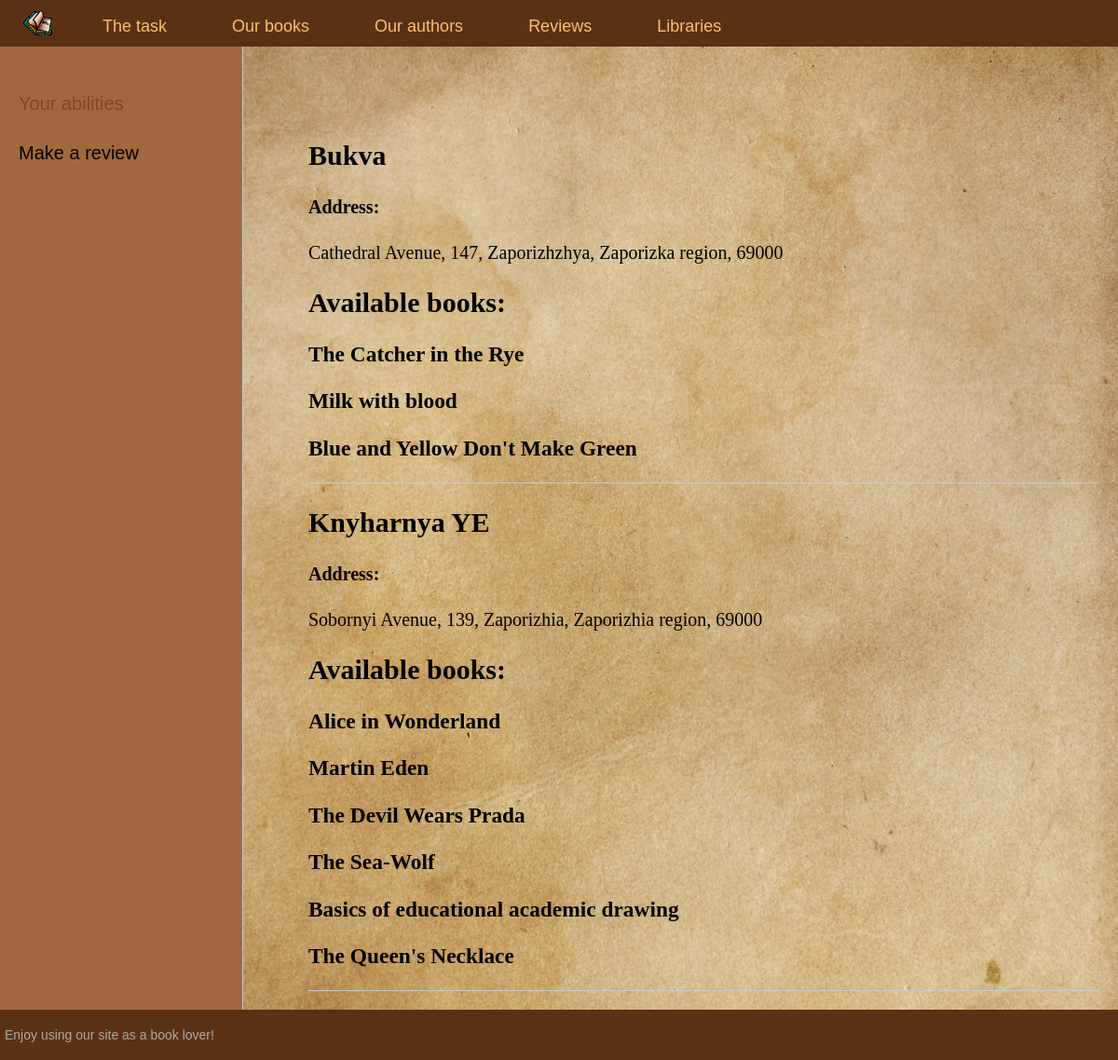
/library/, run on the app's committed database.
### book/models.py (models this page shows, shortened)
class Library(models.Model):
    name = models.CharField(max_length=100)
    available_books = models.ManyToManyField(Book)
    address = models.CharField(max_length=255)

class Book(models.Model):
    name = models.CharField(max_length=100)
    genre = models.CharField(max_length=70)
    description = models.TextField(blank=True)
    user_rating = models.FloatField()
    critique_rating = models.FloatField()
    cover_picture = models.ImageField(upload_to="covers/%Y/%m/%d/")
    author_of = models.ForeignKey('Author', on_delete=models.CASCADE, null=True)
    users_review = models.ForeignKey('Review', on_delete=models.CASCADE, null=True)

### book/views.py (the view)
# urls.py: path('library/', views.library, name='libra_page'),
def library(request):
    posts_library = Library.objects.all()
    context = {
        'posts_library': posts_library,
        'menu': menu,
        'title': "The date base of shops that have our books.",
    }
    return render(request, 'book/library.html', context=context)

### book/templates/book/library.html (shortened to what this page needs)
{% extends 'book/base.html' %}
{% block content %}
<ul class="list-articles">
	{% for p in posts_library %}
			<li>
			<h2>{{p.name}}</h2>
	{% autoescape on %}
				<p><h4>Address:</h4></p>
	{{p.address|linebreaks|truncatewords:90}}
				<p><h2>Available books:</h2></p>
				{% for a in p.available_books.all %}
            <h3>{{ a.name }}</h3>
          {% endfor %}
	{% endautoescape %}
			</li>
	{% endfor %}
</ul>
{% endblock %}

### book/templates/book/base.html (shortened to what this page needs)
{% load static %}
<!DOCTYPE html>
<html>
<head>
	<link type="text/css" href="{% static 'book/css/styles.css' %}" rel="stylesheet" />
</head>
<body>
<table class="table-page" border=0 cellpadding="0" cellspacing="0">
<tr><td valign=top>
{% block mainmenu %}
		<div class="header">
			<ul id="mainmenu" class="mainmenu">
			<li class="logo"><a href="{% url 'index' %}"><div class="logo"></div></a></li>
{% for m in menu %}
	{% if not forloop.last %}
			<li><a href="{% url m.url_name %}">{{m.title}}</a></li>
	{% else %}
			<li class="last"><a href="{% url m.url_name %}">{{m.title}}</a></li>
	{% endif %}
{% endfor %}
			</ul>
		</div>
{% endblock mainmenu %}
<table class="table-content" border=0 cellpadding="0" cellspacing="0">
<tr>
	<td valign="top" class="left-chapters">
	<ul id="leftchapters">
		<li class="selected">Your abilities</li>
		<li><a href="{% url 'form' %}">Make a review</a></li>
	</ul>
</td>
<td valign="top" class="content">
	<div class="content-text">
{% block content %}
{% endblock %}
	</div>
</td></tr></table>
</td></tr>
<tr><td valign=top>
	<div id="footer">
		<p>Enjoy using our site as a book lover!</p>
	</div>
</td></tr></table>
</body>
</html>

### book/static/book/css/styles.css (style rules this page uses)
html, body { background-image: url('../images/1.jpg'); background-repeat: no-repeat; background-attachment: fixed; background-size: 100% 100%; font-family: 'Arial'; margin: 0; padding: 0; height: 100%; width: 100%; color: #444; }
a { color: #e0cfb1; text-decoration: none; }
ul.list-articles { list-style: none; margin: 0; padding: 0; }
ul.list-articles li { border-bottom: 1px solid #ccc; }
.table-page { width: 100%; height: 100%; vertical-align: top; }
.table-page tr { height: 100%; }
.header { background: #5a3115; height: 50px; }
.logo { background: url('../images/main1.ico') no-repeat 25px 10px; width: 80px; height: 70px; }
ul.mainmenu { list-style: none; margin: 0; padding: 0; height: 50px; color: #ecc432; font-size: 18px; overflow: hidden; }
ul.mainmenu li { float: left; margin: 18px 40px 0 30px; }
ul.mainmenu li.logo { margin: 0; height: 50px; }
ul.mainmenu li.last { float: left; }
ul.mainmenu li a { color: #fdc073; text-decoration: none; }
.table-content { width: 100%; min-height: 100%; height: 100%; }
.left-chapters { margin: 0; background-color: rgb(162, 104, 61); border-right: 1px solid #ccc; min-height: 100%; }
.left-chapters ul { width: 230px; min-height: 100%; margin: 0; padding: 20px 10px 10px 20px; list-style: none; font-size: 20px; }
.left-chapters ul li { margin: 30px 0 0 0; color: #999; }
.left-chapters ul li.selected { color: #7a421ce1; }
.left-chapters ul li a { color: rgb(0, 0, 0); text-decoration: none; }
.content { padding: 40px 20px 20px 40px; width: 100%; box-sizing: border-box; }
.content-text { margin: 60px 0 0 30px; color: #000; font-size: 20px; font-family: Yandex Sans Display Light; }
#footer { box-sizing: border-box; background: #5a3115; padding: 5px; color: #aaa; font-size: 14px; font-family: Verdana, Geneva, Arial, Helvetica; text-align: left; overflow: hidden; }

### data on the page
Library: name "Bukva", address "Cathedral Avenue, 147, Zaporizhzhya, Zaporizka region, 69000"
Book: name "The Catcher in the Rye"
Book: name "Milk with blood"
Book: name "Blue and Yellow Don't Make Green"
Library: name "Knyharnya YE", address "Sobornyi Avenue, 139, Zaporizhia, Zaporizhia region, 69000"
Book: name "Alice in Wonderland"
Book: name "Martin Eden"
Book: name "The Devil Wears Prada"
Book: name "The Sea-Wolf"
Book: name "Basics of educational academic drawing"
Book: name "The Queen's Necklace"

### other printed values
{{ m.title }} "The task" "Our books" "Our authors" "Reviews"
{{ m.title }} "Libraries"
